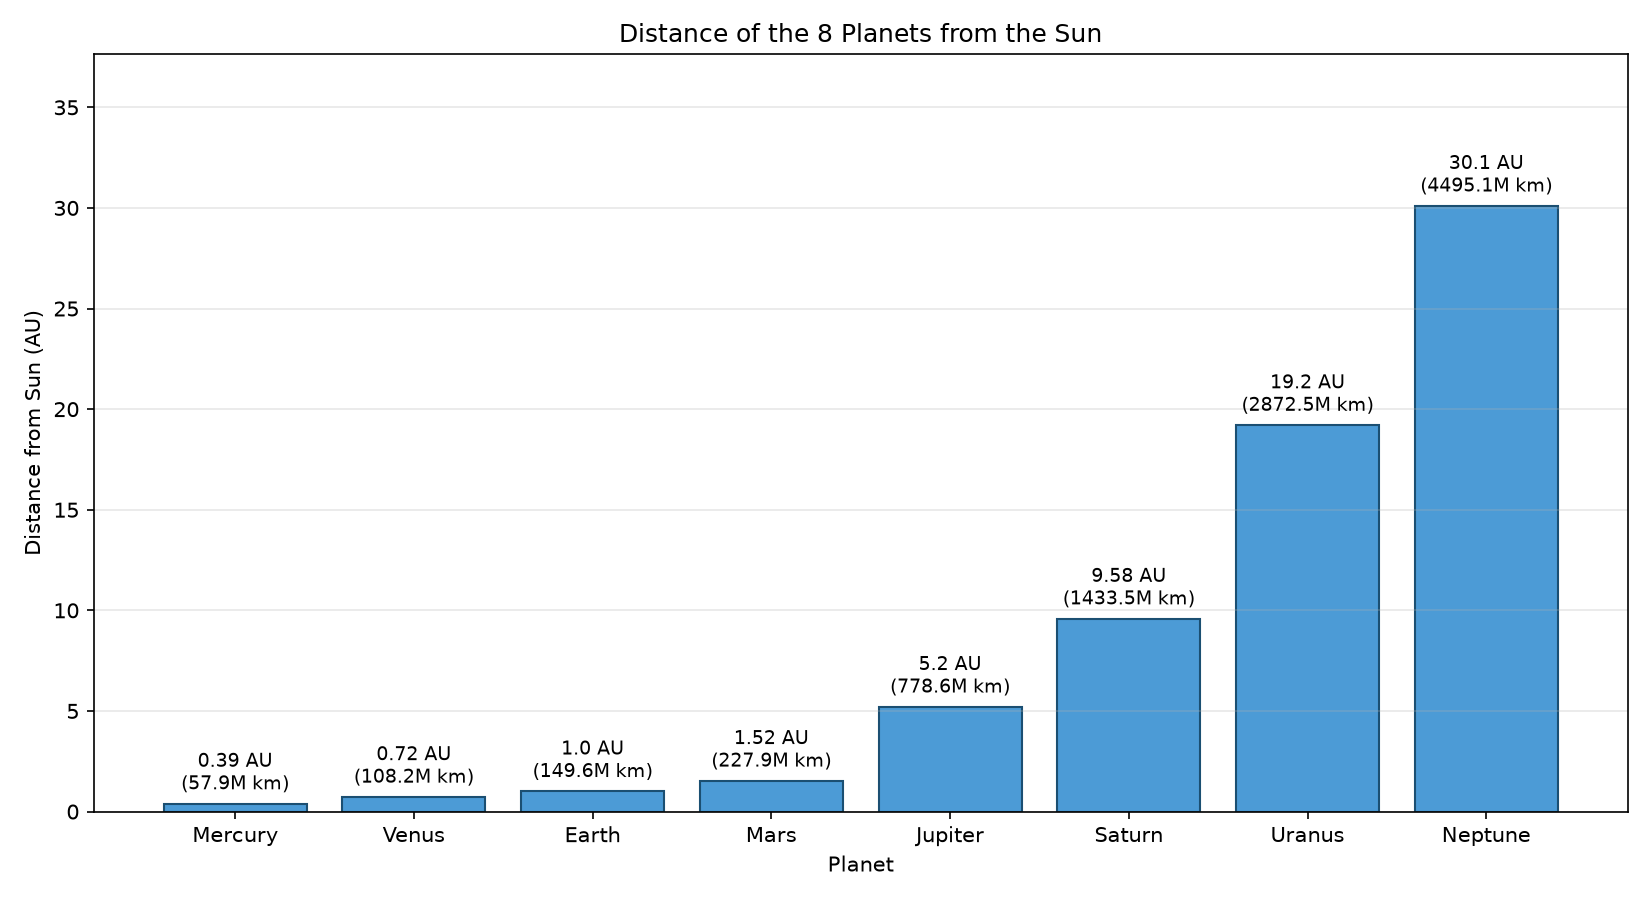

The script that saved this image:
import os
import matplotlib
matplotlib.use("Agg")
import matplotlib.pyplot as plt

planets = ["Mercury", "Venus", "Earth", "Mars", "Jupiter", "Saturn", "Uranus", "Neptune"]
distance_au = [0.39, 0.72, 1.00, 1.52, 5.20, 9.58, 19.2, 30.1]
distance_mkm = [57.9, 108.2, 149.6, 227.9, 778.6, 1433.5, 2872.5, 4495.1]

fig, ax = plt.subplots(figsize=(11, 6))
bars = ax.bar(planets, distance_au, color="#4C9BD6", edgecolor="#1B4F72")
for bar, au, mkm in zip(bars, distance_au, distance_mkm):
    ax.text(bar.get_x() + bar.get_width() / 2, bar.get_height() + 0.4,
            f"{au} AU\n({mkm}M km)", ha="center", va="bottom", fontsize=9)

ax.set_title("Distance of the 8 Planets from the Sun")
ax.set_xlabel("Planet")
ax.set_ylabel("Distance from Sun (AU)")
ax.set_ylim(0, max(distance_au) * 1.25)
ax.grid(axis="y", alpha=0.3)
fig.tight_layout()

out = os.path.expanduser("~/demo/planet_distances.png")
os.makedirs(os.path.dirname(out), exist_ok=True)
fig.savefig(out, dpi=150)
print(out)
